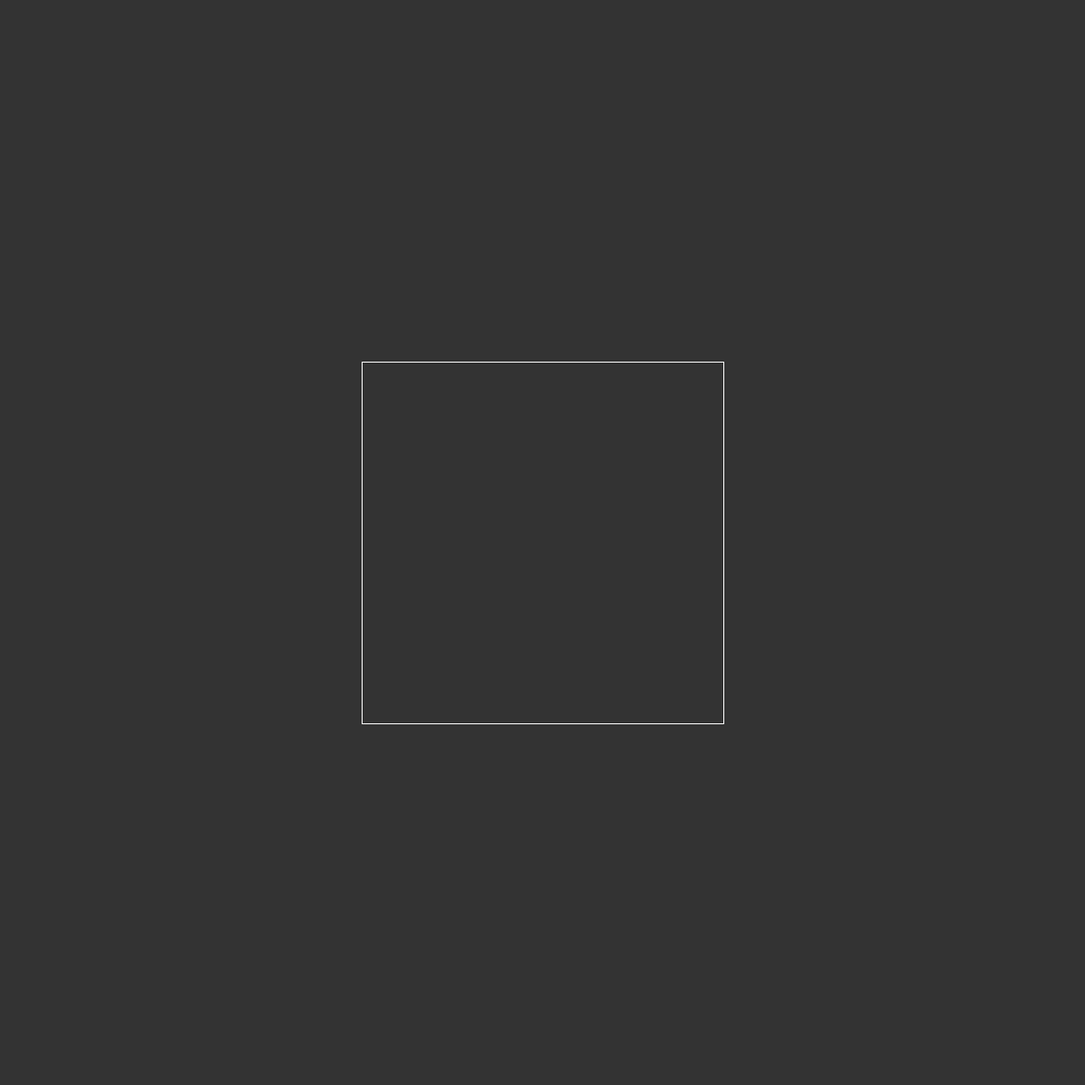
Frame 1 (no input)
Frame 60 (the mouse pressed at the canvas centre just before this capture): identical to frame 1, image omitted
Frame 120 (the mouse held since frame 60 and released just before this capture): identical to frame 1, image omitted

The Processing sketch that drew this single still picture (run headless with seeded random() and noise(); from frame 60 on, the mouse is pressed at the canvas centre):

// Processing sketch: Main
// ── Main.pde
ArrayList<CoastlineLine> lines;


void setup() {
  size(1200, 1200);
  stroke(255);
  fill(255, 0, 0, 127);
  reset();
}


void draw() {
  background(51);
  displayLines();
}



void generate() {
  ArrayList<CoastlineLine> next = new ArrayList<CoastlineLine>();

  for (CoastlineLine l : lines) {
    next.addAll(l.getNext());
  }

  lines = next;
}



void displayLines() {
  for (CoastlineLine l : lines) {
    l.display();
  }
}



void reset() {
  lines = new ArrayList<CoastlineLine>();

  lines.add(new CoastlineLine(new PVector(400, 400), new PVector(width-400, 400), height/8, .6));
  lines.add(new CoastlineLine(new PVector(width-400, 400), new PVector(width-400, height-400), height/8, .6));
  lines.add(new CoastlineLine(new PVector(width-400, height-400), new PVector(400, height-400), height/8, .6));
  lines.add(new CoastlineLine(new PVector(400, height-400), new PVector(400, 400), height/8, .6));
}



void keyPressed() {
  if (key == ' ') {
    generate();
  } else if (key == 'r') {
    reset();
  }
}
// ── CoastlineLine.pde
class CoastlineLine {
  public PVector start;
  public PVector end;
  public float offset;
  public float scale;

  public CoastlineLine(PVector a, PVector b, float o, float s) {
    start = a.copy();
    end = b.copy();
    offset = o;
    scale = s;
  }

  public ArrayList<CoastlineLine> getNext() {
    ArrayList<CoastlineLine> next = new ArrayList<CoastlineLine>();
    PVector p = new PVector();

    p.x = (start.x + end.x) / 2 + (random(2) * offset - offset);
    p.y = (start.y + end.y) / 2 + (random(2) * offset - offset);

    next.add(new CoastlineLine(start, p, offset*scale, scale));
    next.add(new CoastlineLine(p, end, offset*scale, scale));

    return next;
  }

  public void display() {
    line(start.x, start.y, end.x, end.y);
  }
}
